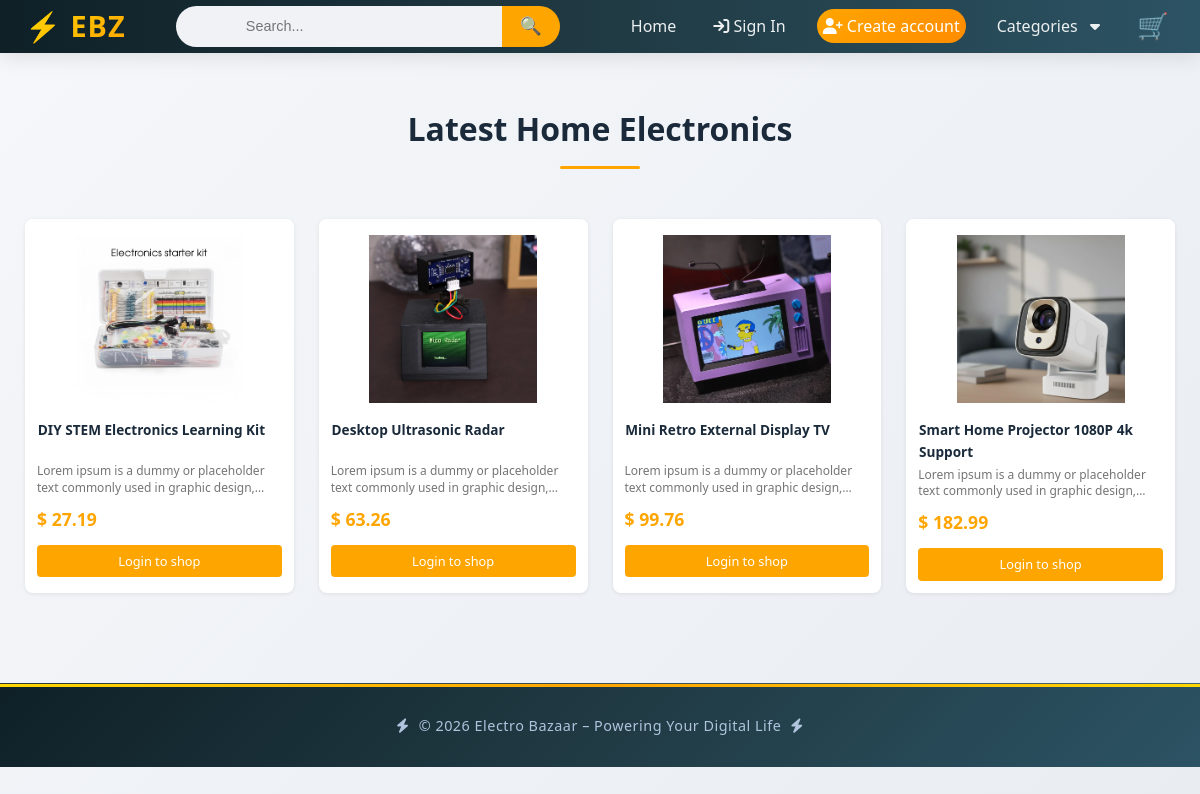
The app's page /product/home-electronics/ with its own data.
### Products/models.py (models this page shows, shortened)
class Product(models.Model):
    category = models.ForeignKey(Category, on_delete=models.CASCADE)
    name = models.CharField(max_length=200)
    description = models.TextField()
    price = models.DecimalField(max_digits=10, decimal_places=2)
    image = models.ImageField(upload_to='items')
    created_at = models.DateTimeField(auto_now_add=True)

### Products/views.py (the view)
# urls.py: path('home-electronics/', views.list_electronics, name='electronics'),
def list_electronics(request):
    category_electronics = get_object_or_404(Category, name = 'electronics')
    products = Product.objects.filter(category = category_electronics)
    return render(request, 'Products/HomeElectronics/home_electronics.html', {'product' : products})

### templates/Products/HomeElectronics/home_electronics.html (shortened to what this page needs)
{% extends 'base.html'%}
{% block body %}
    <form action="" method="POST"> {% csrf_token %}
    <section class="products-section">
        <div class="container">
            <h2 class="section-title">Latest Home Electronics</h2>
            <div class="products-grid">
                {% for item in product %}
                <div class="product-card">
                    {% if item.image %}
                    <img src="{{ item.image.url }}" class="product-img">
                    {% else %}
                    <p>No Image Available</p>
                    {% endif %}
                    <h3>{{ item.name }}</h3>
                    <p>{{ item.description }}</p>
                    <div class="price">$ {{ item.price }}</div>
                    {% if user.is_authenticated %}
                        <a href="{% url 'product-detail' item.id %}" class="btn" style="color: #fff;">Read more</a>
                    {% else %}
                        <a href="{% url 'login' %}" class="btn" style="color: #fff;">Login to shop</a>
                    {% endif %}
                </div>
                {% endfor %}
            </div>
        </div>
    </section>
</form>
{% endblock %}

### static/style.css (style rules this page uses)
* { margin: 0; padding: 0; box-sizing: border-box; }
body { font-family: 'Segoe UI', Tahoma, Geneva, Verdana, sans-serif; background: linear-gradient(135deg, #f5f7fa 0%, #e9edf2 100%); color: #1a2a3a; line-height: 1.6; min-height: 100vh; display: flex; flex-direction: column; }
.container { max-width: 1300px; margin: 0 auto; padding: 0 25px; }
img { max-width: 100%; height: auto; display: block; }
.product-image, .card-img-top, .product-card img, .product-img, .item-image { width: 100%; height: 200px; object-fit: cover; object-position: center; border-radius: 8px 8px 0 0; }
.product-card { background: white; border-radius: 16px; overflow: hidden; box-shadow: 0 5px 15px rgba(0,0,0,0.08); transition: transform 0.3s, box-shadow 0.3s; }
.product-card img { width: 100%; height: 200px; object-fit: cover; transition: transform 0.3s; }
.btn { display: inline-block; background: #FFA500; color: #1a2a3a; padding: 10px 25px; border-radius: 30px; text-decoration: none; font-weight: bold; transition: all 0.3s; border: none; cursor: pointer; }
.products-section { margin: 10px 0; }
.section-title { font-size: 2rem; text-align: center; margin: 50px; color: #1a2a3a; position: relative; padding-bottom: 15px; }
.section-title:after { content: ''; position: absolute; bottom: 0; left: 50%; transform: translateX(-50%); width: 80px; height: 3px; background: #FFA500; border-radius: 2px; }
.products-grid { display: grid; grid-template-columns: repeat(4, 1fr); gap: 25px; margin: 30px 0; }
.product-card { background: white; border-radius: 8px; overflow: hidden; box-shadow: 0 1px 4px rgba(0, 0, 0, 0.08); transition: box-shadow 0.3s; display: flex; flex-direction: column; cursor: pointer; }
.product-card .product-img { width: 100%; aspect-ratio: 1 / 1; object-fit: contain; object-position: center; background: #ffffff; padding: 16px; transition: transform 0.3s; }
.product-card p { font-size: 0.75rem; color: #757575; padding: 0 12px; margin: 4px 0; line-height: 1.4; display: -webkit-box; -webkit-line-clamp: 2; -webkit-box-orient: vertical; overflow: hidden; }
.product-card h3 { font-size: 0.85rem; min-height: 40px; margin-left: 0.8rem; }
.product-card .price { font-size: 1.1rem; font-weight: 600; color: #FFA500; padding: 0 12px; margin: 4px 0; }
.product-card .btn { margin: 12px; margin-top: 8px; background: #FFA500; color: white; padding: 6px 12px; border: none; border-radius: 4px; font-weight: 500; text-align: center; text-decoration: none; font-size: 0.8rem; transition: background 0.2s; }
.products-grid, .features { animation: fadeIn 0.5s ease-out; }
.price { font-size: 1.1rem; color: #FFA500; font-weight: bold; flex-shrink: 0; }

### records on screen
Product: image (picture), name "DIY STEM Electronics Learning Kit", description "Lorem ipsum is a dummy or placeholder text commonly used in graphic…", price "27.19"
Product: image (picture), name "Desktop Ultrasonic Radar", description "Lorem ipsum is a dummy or placeholder text commonly used in graphic…", price "63.26"
Product: image (picture), name "Mini Retro External Display TV", description "Lorem ipsum is a dummy or placeholder text commonly used in graphic…", price "99.76"
Product: image (picture), name "Smart Home Projector 1080P 4k Support", description "Lorem ipsum is a dummy or placeholder text commonly used in graphic…", price "182.99"
